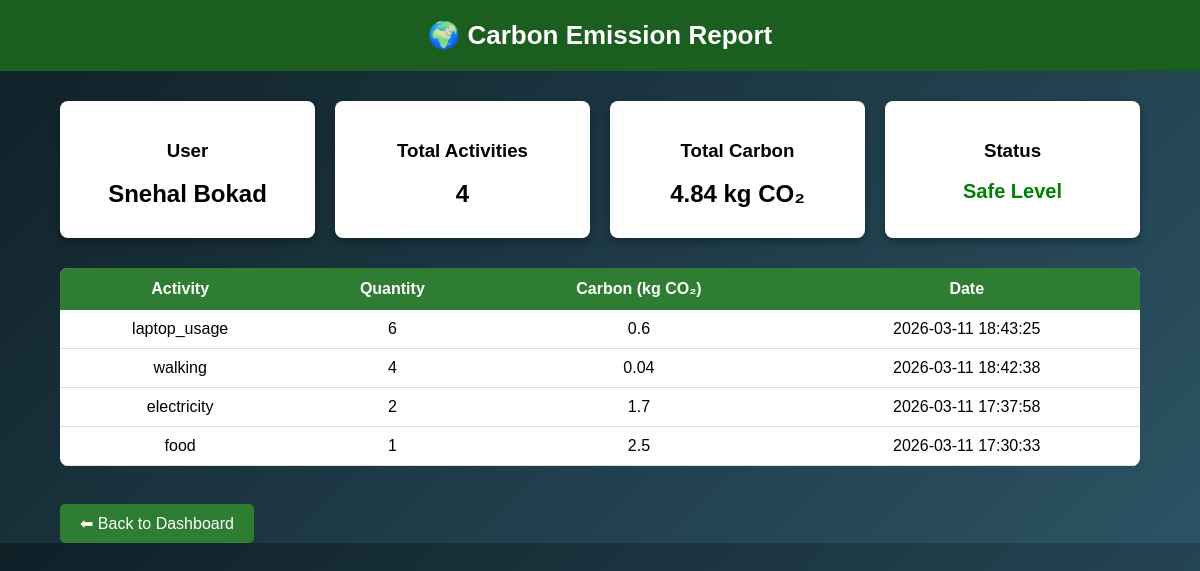
/report.php (signed in), run on the app's committed database.
### tables this page shows
CREATE TABLE `activities` (
  `id` int(11) NOT NULL,
  `user_id` int(11) DEFAULT NULL,
  `activity_type` varchar(50) DEFAULT NULL,
  `quantity` float DEFAULT NULL,
  `carbon` float DEFAULT NULL,
  `date` timestamp NOT NULL DEFAULT current_timestamp()
);

### report.php (the view, shortened to what this page needs)
<?php
include "db_connect.php";
$user_id = $_SESSION['user_id'];
$name = $_SESSION['name'];
$sql = "SELECT * FROM activities WHERE user_id='$user_id' ORDER BY date DESC";
$result = $conn->query($sql);
$total_carbon = 0;
$total_activities = $result->num_rows;
while($row = $result->fetch_assoc()){
    $total_carbon += $row['carbon'];
}
$status = "";
$status_color = "";
if($total_carbon < 20){
    $status = "Safe Level";
    $status_color = "green";
}
elseif($total_carbon < 50){
    $status = "Moderate Level";
    $status_color = "orange";
}
else{
    $status = "High Carbon Footprint";
    $status_color = "red";
}
$result = $conn->query($sql);
?>
<!DOCTYPE html>
<html>
<head>
</head>
<body>
<div class="header">
🌍 Carbon Emission Report
</div>
<div class="container">
<div class="cards">
<div class="card">
<h3>User</h3>
<h2><?php echo $name; ?></h2>
</div>
<div class="card">
<h3>Total Activities</h3>
<h2><?php echo $total_activities; ?></h2>
</div>
<div class="card">
<h3>Total Carbon</h3>
<h2><?php echo number_format($total_carbon,2); ?> kg CO₂</h2>
</div>
<div class="card">
<h3>Status</h3>
<h2 class="status" style="color:<?php echo $status_color; ?>">
<?php echo $status; ?>
</h2>
</div>
</div>
<table>
<tr>
<th>Activity</th>
<th>Quantity</th>
<th>Carbon (kg CO₂)</th>
<th>Date</th>
</tr>
<?php
if($result->num_rows > 0){
while($row = $result->fetch_assoc()){
echo "<tr>
<td>".$row['activity_type']."</td>
<td>".$row['quantity']."</td>
<td>".$row['carbon']."</td>
<td>".$row['date']."</td>
</tr>";
}
}else{
echo "<tr><td colspan='4'>No activities found</td></tr>";
}
?>
</table>
<br>
<a class="back-btn" href="dashboard.php">⬅ Back to Dashboard</a>
</div>
</body>
</html>

### report.php (style rules this page uses)
body { margin:0; font-family: Arial; background: linear-gradient(135deg,#0f2027,#2c5364); color:white; }
.header { background:#1b5e20; padding:20px; text-align:center; font-size:26px; font-weight:bold; }
.container { width:90%; margin:auto; margin-top:30px; }
.cards { display:flex; gap:20px; margin-bottom:30px; }
.card { flex:1; background:white; color:black; padding:20px; border-radius:8px; text-align:center; box-shadow:0 4px 10px rgba(0,0,0,0.3); }
.card h2 { margin:10px 0; }
.status { font-size:20px; font-weight:bold; }
table { width:100%; border-collapse:collapse; background:white; color:black; border-radius:8px; overflow:hidden; }
table th { background:#2e7d32; color:white; padding:12px; }
table td { padding:10px; text-align:center; border-bottom:1px solid #ddd; }
.back-btn { margin-top:20px; display:inline-block; padding:10px 20px; background:#2e7d32; color:white; text-decoration:none; border-radius:5px; }

### data on the page
activities: activity_type "laptop_usage", quantity "6", carbon "0.6", date "2026-03-11 18:43:25"
activities: activity_type "walking", quantity "4", carbon "0.04", date "2026-03-11 18:42:38"
activities: activity_type "electricity", quantity "2", carbon "1.7", date "2026-03-11 17:37:58"
activities: activity_type "food", quantity "1", carbon "2.5", date "2026-03-11 17:30:33"

### other printed values
$name "Snehal Bokad"
$total_activities "4"
$total_carbon "4.84"
$status "Safe Level"
